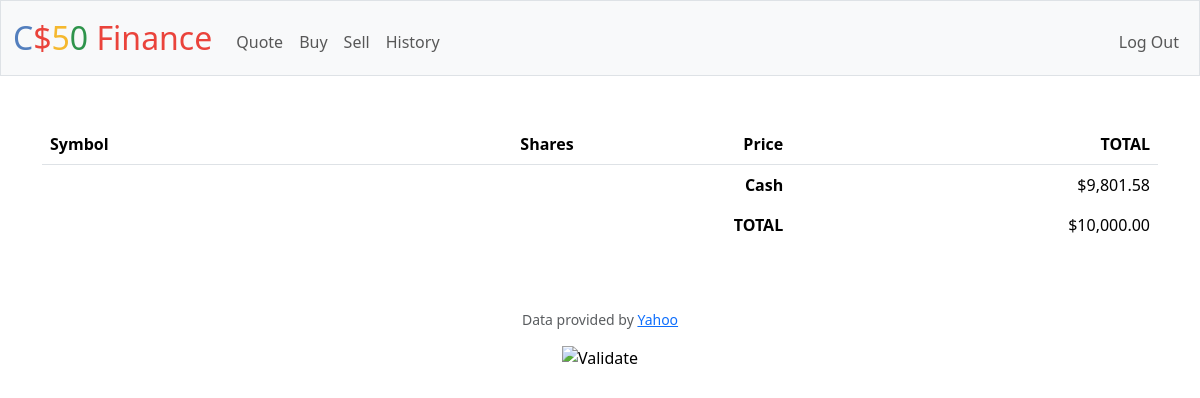
/ (signed in), run on an earlier commit of the app's database.
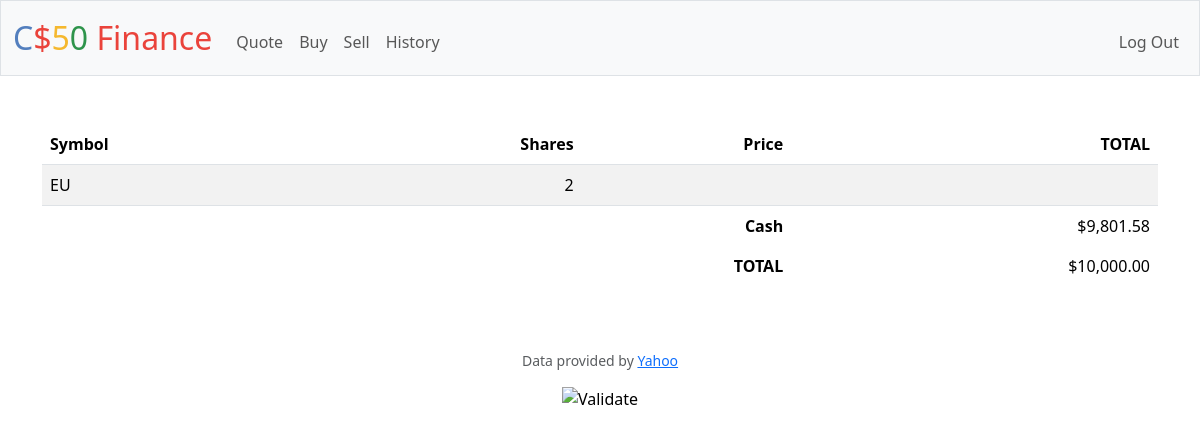
And on a later commit of the database.
### tables this page shows
CREATE TABLE 'holding' ('id' INTEGER PRIMARY KEY AUTOINCREMENT NOT NULL, 'user_id' INTEGER NOT NULL, 'symbol' TEXT NOT NULL,'shares' INTEGER);

### app.py (the view)
@app.route("/")
@login_required
def index():
    user_stocks = db.execute("SELECT * FROM holding WHERE user_id = ? GROUP BY symbol", session["user_id"])
    return render_template("index.html", user_stocks=user_stocks)

### app.py (called while the page is built)
@app.after_request
def after_request(response):
    response.headers["Cache-Control"] = "no-cache, no-store, must-revalidate"
    response.headers["Expires"] = 0
    response.headers["Pragma"] = "no-cache"
    return response

### helpers.py (called while the page is built)
def login_required(f):
    @wraps(f)
    def decorated_function(*args, **kwargs):
        if session.get("user_id") is None:
            return redirect("/login")
        return f(*args, **kwargs)
    return decorated_function

### templates/index.html (shortened to what this page needs)
{% extends "layout.html" %}
{% block main %}
<table class="table table-striped">
    <thead>
        <tr>
            <th class="text-start">Symbol</th>
            <th class="text-end">Shares</th>
            <th class="text-end">Price</th>
            <th class="text-end">TOTAL</th>
        </tr>
    </thead>
    <tbody>
        {% for stock in user_stocks %}
            <tr>
                <td class="text-start">{{ stock.symbol }}</td>
                <td class="text-end">{{ stock.shares }}</td>
                <td class="text-end">{{ stock.price }}</td>
                <td class="text-end">{{ stock.total }}</td>
            </tr>
        {% endfor %}
    </tbody>
    <tfoot>
        <tr>
            <td class="border-0 fw-bold text-end" colspan="3">Cash</td>
            <td class="border-0 text-end">$9,801.58</td>
        </tr>
        <tr>
            <td class="border-0 fw-bold text-end" colspan="3">TOTAL</td>
            <td class="border-0 w-bold text-end">$10,000.00</td>
        </tr>
    </tfoot>
</table>
{% endblock %}

### templates/layout.html (shortened to what this page needs)
<!DOCTYPE html>
<html lang="en">
    <head>
        <link href="https://cdn.jsdelivr.net/npm/bootstrap@5.3.2/dist/css/bootstrap.min.css" rel="stylesheet">
        <link href="/static/styles.css" rel="stylesheet">
    </head>
    <body>
        <nav class="bg-light border navbar navbar-expand-md navbar-light">
            <div class="container-fluid">
                <a class="navbar-brand" href="/"><span class="blue">C</span><span class="red">$</span><span class="yellow">5</span><span class="green">0</span> <span class="red">Finance</span></a>
                <div class="collapse navbar-collapse" id="navbar">
                    {% if session["user_id"] %}
                        <ul class="navbar-nav me-auto mt-2">
                            <li class="nav-item"><a class="nav-link" href="/quote">Quote</a></li>
                            <li class="nav-item"><a class="nav-link" href="/buy">Buy</a></li>
                            <li class="nav-item"><a class="nav-link" href="/sell">Sell</a></li>
                            <li class="nav-item"><a class="nav-link" href="/history">History</a></li>
                        </ul>
                        <ul class="navbar-nav ms-auto mt-2">
                            <li class="nav-item"><a class="nav-link" href="/logout">Log Out</a></li>
                        </ul>
                    {% else %}
                        <ul class="navbar-nav ms-auto mt-2">
                            <li class="nav-item"><a class="nav-link" href="/register">Register</a></li>
                            <li class="nav-item"><a class="nav-link" href="/login">Log In</a></li>
                        </ul>
                    {% endif %}
                </div>
            </div>
        </nav>
        <main class="container py-5 text-center">
            {% block main %}{% endblock %}
        </main>
        <footer class="mb-5">
            <p class="mb-3 small text-center text-muted">
                Data provided by <a href="https://finance.yahoo.com/">Yahoo</a>
            </p>
            <form action="https://validator.w3.org/check" class="text-center" enctype="multipart/form-data" method="post" target="_blank">
                <input alt="Validate" src="/static/I_heart_validator.png" type="image">
            </form>
        </footer>
    </body>
</html>

### static/styles.css (style rules this page uses)
nav .navbar-brand { font-size: xx-large; }
nav .navbar-brand .blue { color: #537fbe; }
nav .navbar-brand .red { color: #ea433b; }
nav .navbar-brand .yellow { color: #f5b82e; }
nav .navbar-brand .green { color: #2e944b; }

What changed in the data, as far as the page shows it:
added holding: symbol "EU", shares "2"
